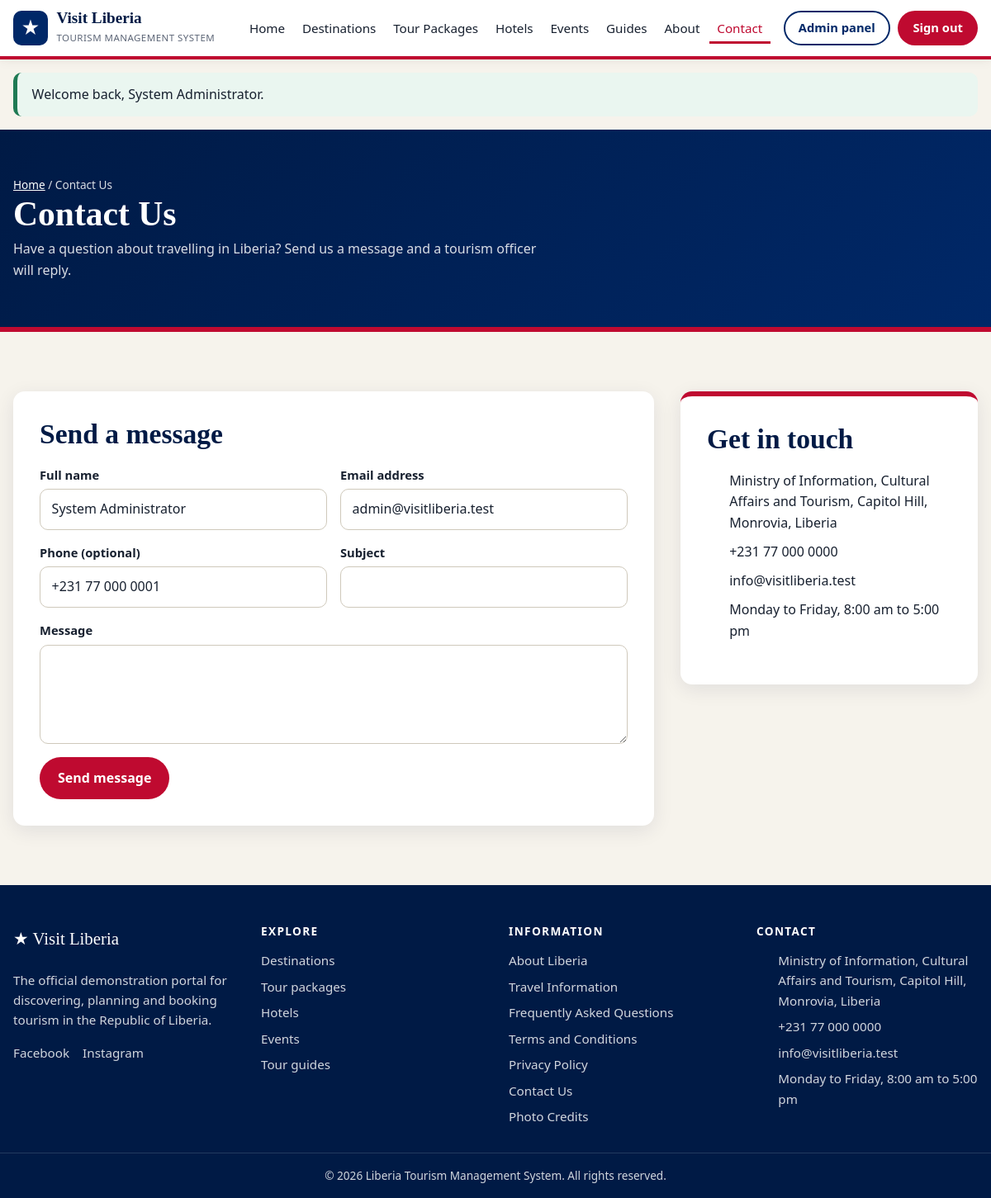
The app's page /contact.php (signed in) with its own data.
### tables this page shows
CREATE TABLE menu_links (
    id         INT UNSIGNED AUTO_INCREMENT PRIMARY KEY,
    label      VARCHAR(60) NOT NULL,
    url        VARCHAR(255) NOT NULL,
    location   ENUM('header','explore','footer') NOT NULL DEFAULT 'header',
    sort_order SMALLINT NOT NULL DEFAULT 0,
    is_active  TINYINT(1) NOT NULL DEFAULT 1
);

CREATE TABLE users (
    id            INT UNSIGNED AUTO_INCREMENT PRIMARY KEY,
    full_name     VARCHAR(120) NOT NULL,
    email         VARCHAR(150) NOT NULL UNIQUE,
    phone         VARCHAR(30)  DEFAULT NULL,
    country       VARCHAR(80)  DEFAULT NULL,
    password_hash VARCHAR(255) NOT NULL,
    role          ENUM('admin','staff','tourist') NOT NULL DEFAULT 'tourist',
    status        ENUM('active','suspended') NOT NULL DEFAULT 'active',
    created_at    DATETIME NOT NULL DEFAULT CURRENT_TIMESTAMP
);

### config/db.php (called while the page is built, shortened)
<?php
function db(): PDO
{
    static $pdo = null;
    if ($pdo === null) {
        try {
            $pdo = new PDO(
                'mysql:host=' . DB_HOST . ';dbname=' . DB_NAME . ';charset=utf8mb4',
                DB_USER,
                DB_PASS,
                [
                    PDO::ATTR_ERRMODE            => PDO::ERRMODE_EXCEPTION,
                    PDO::ATTR_DEFAULT_FETCH_MODE => PDO::FETCH_ASSOC,
                    PDO::ATTR_EMULATE_PREPARES   => false,
                ]
            );
        } catch (PDOException $ex) {
            http_response_code(500);
            exit('<h1>Database connection failed</h1><p>Start MySQL in the XAMPP Control Panel, '
               . 'then import <code>database.sql</code> in phpMyAdmin. See README.md for the steps.</p>');
        }
    }
    return $pdo;
}

### contact.php (the view, shortened to what this page needs)
<?php
require_once __DIR__ . '/includes/functions.php';
require_once __DIR__ . '/includes/cards.php';
$user   = current_user();
$data   = ['name' => $user['full_name'] ?? '', 'email' => $user['email'] ?? '', 'phone' => $user['phone'] ?? '', 'subject' => '', 'message' => ''];
include __DIR__ . '/includes/header.php';
?>
<section class="section">
    <div class="container detail">
        <form method="post" class="panel" novalidate>
            <h2>Send a message</h2>
            <div class="form-row">
                <div class="field">
                    <label for="name">Full name</label>
                    <input type="text" id="name" name="name" value="<?= e($data['name']) ?>" required>
                </div>
                <div class="field">
                    <label for="email">Email address</label>
                    <input type="email" id="email" name="email" value="<?= e($data['email']) ?>" required>
                </div>
            </div>
            <div class="form-row">
                <div class="field">
                    <label for="phone">Phone (optional)</label>
                    <input type="tel" id="phone" name="phone" value="<?= e($data['phone']) ?>">
                </div>
                <div class="field">
                    <label for="subject">Subject</label>
                    <input type="text" id="subject" name="subject" value="<?= e($data['subject']) ?>" required>
                </div>
            </div>
            <div class="field">
                <label for="message">Message</label>
                <textarea id="message" name="message" required><?= e($data['message']) ?></textarea>
            </div>
            <button class="btn btn-primary" type="submit">Send message</button>
        </form>
        <aside class="panel side-card">
            <h2>Get in touch</h2>
            <ul class="facts">
                <li><?= icon('pin') ?> <?= e(setting('contact_address')) ?></li>
                <li><?= icon('phone') ?> <?= e(setting('contact_phone')) ?></li>
                <li><?= icon('mail') ?> <?= e(setting('contact_email')) ?></li>
                <li><?= icon('clock') ?> <?= e(setting('contact_hours')) ?></li>
            </ul>
        </aside>
    </div>
</section>
<?php include __DIR__ . '/includes/footer.php'; ?>

### includes/header.php (shortened to what this page needs)
<?php
require_once __DIR__ . '/functions.php';
$user     = current_user();
$siteName = setting('site_name', 'Visit Liberia');
$navLinks = db_all("SELECT label, url FROM menu_links WHERE location = 'header' AND is_active = 1 ORDER BY sort_order, id");
$here     = $_SERVER['REQUEST_URI'] ?? '';
?>
<!DOCTYPE html>
<html lang="en">
<head>
    <link rel="stylesheet" href="<?= url('assets/css/style.css') ?>">
</head>
<body>
<header class="site-header">
    <div class="container header-inner">
        <a class="brand" href="<?= url('index.php') ?>">
            <?php if (setting('site_logo') && is_file(ROOT_PATH . '/' . setting('site_logo'))): ?>
                <img src="<?= e(url(setting('site_logo'))) ?>" alt="" class="brand-logo">
            <?php else: ?>
                <span class="brand-mark" aria-hidden="true">★</span>
            <?php endif; ?>
            <span class="brand-text">
                <strong><?= e($siteName) ?></strong>
                <small><?= e(setting('site_tagline')) ?></small>
            </span>
        </a>
        <nav id="site-nav" class="site-nav" aria-label="Main">
            <ul>
                <?php foreach ($navLinks as $link):
                    $href   = url($link['url']);
                    $active = $href === $here || ($link['url'] === 'index.php' && $here === BASE_URL); ?>
                    <li><a href="<?= e($href) ?>"<?= $active ? ' class="active" aria-current="page"' : '' ?>><?= e($link['label']) ?></a></li>
                <?php endforeach; ?>
            </ul>
            <div class="nav-actions">
                <?php if ($user): ?>
                    <a class="btn btn-ghost" href="<?= url(home_for($user)) ?>"><?= $user['role'] === 'tourist' ? 'My bookings' : 'Admin panel' ?></a>
                    <a class="btn btn-primary" href="<?= url('logout.php') ?>">Sign out</a>
                <?php else: ?>
                    <a class="btn btn-ghost" href="<?= url('login.php') ?>">Sign in</a>
                    <a class="btn btn-primary" href="<?= url('register.php') ?>">Register</a>
                <?php endif; ?>
            </div>
        </nav>
    </div>
</header>
<main id="main">
<?php foreach (flashes() as $f): ?>
    <div class="container"><div class="alert alert-<?= e($f['type']) ?>" role="status"><?= e($f['message']) ?></div></div>
<?php endforeach; ?>

### includes/footer.php (shortened to what this page needs)
<?php
$footerLinks = db_all("SELECT label, url FROM menu_links WHERE location = 'footer' AND is_active = 1 ORDER BY sort_order, id");
$exploreLinks = db_all("SELECT label, url FROM menu_links WHERE location = 'explore' AND is_active = 1 ORDER BY sort_order, id");
$socials     =['Facebook' => 'facebook_url', 'Instagram' => 'instagram_url', 'X' => 'x_url', 'YouTube' => 'youtube_url'];
?>
</main>
<footer class="site-footer">
    <div class="container footer-grid">
        <div>
            <p class="footer-brand"><span aria-hidden="true">★</span> <?= e(setting('site_name', 'Visit Liberia')) ?></p>
            <p><?= e(setting('footer_about')) ?></p>
            <p class="footer-social">
                <?php foreach ($socials as $name => $key): if (setting($key)): ?>
                    <a href="<?= e(setting($key)) ?>" target="_blank" rel="noopener"><?= $name ?></a>
                <?php endif; endforeach; ?>
            </p>
        </div>
        <div>
            <h2>Explore</h2>
            <ul>
                <?php foreach ($exploreLinks as $link): ?>
                    <li><a href="<?= e(url($link['url'])) ?>"><?= e($link['label']) ?></a></li>
                <?php endforeach; ?>
            </ul>
        </div>
        <div>
            <h2>Information</h2>
            <ul>
                <?php foreach ($footerLinks as $link): ?>
                    <li><a href="<?= e(url($link['url'])) ?>"><?= e($link['label']) ?></a></li>
                <?php endforeach; ?>
            </ul>
        </div>
        <div>
            <h2>Contact</h2>
            <ul class="footer-contact">
                <li><?= icon('pin') ?> <?= e(setting('contact_address')) ?></li>
                <li><?= icon('phone') ?> <a href="tel:<?= e(preg_replace('/[^0-9+]/', '', setting('contact_phone'))) ?>"><?= e(setting('contact_phone')) ?></a></li>
                <li><?= icon('mail') ?> <a href="mailto:<?= e(setting('contact_email')) ?>"><?= e(setting('contact_email')) ?></a></li>
                <li><?= icon('clock') ?> <?= e(setting('contact_hours')) ?></li>
            </ul>
        </div>
    </div>
    <div class="footer-bottom">
        <div class="container">&copy; <?= date('Y') ?> <?= e(setting('footer_copyright')) ?></div>
    </div>
</footer>
</body>
</html>

### records on screen
menu_links: label "Home"
menu_links: label "Destinations"
menu_links: label "Tour Packages"
menu_links: label "Hotels"
menu_links: label "Events"
menu_links: label "Guides"
menu_links: label "About"
menu_links: label "Contact"
users: name "System Administrator", email "admin@visitliberia.test", phone "+231 77 000 0001"
menu_links: label "Tour packages"
menu_links: label "Tour guides"
menu_links: label "About Liberia"
menu_links: label "Travel Information"
menu_links: label "Frequently Asked Questions"
menu_links: label "Terms and Conditions"
menu_links: label "Privacy Policy"
menu_links: label "Contact Us"
menu_links: label "Photo Credits"

### other values on screen
$siteName "Visit Liberia"
setting('site_tagline') "TOURISM MANAGEMENT SYSTEM"
$f['message'] "Welcome back, System Administrator."
$title "Contact Us"
$text "Have a question about travelling in Liberia? Send us a message and a tourism officer will reply."
setting('contact_address') "Ministry of Information, Cultural Affairs and Tourism, Capitol Hill, Monrovia, Liberia"
setting('contact_phone') "+231 77 000 0000"
setting('contact_email') "info@visitliberia.test"
setting('contact_hours') "Monday to Friday, 8:00 am to 5:00 pm"
setting('site_name', 'Visit Liberia') "Visit Liberia"
setting('footer_about') "The official demonstration portal for discovering, planning and booking tourism in the Republic of Liberia."
$name "Facebook"
$name "Instagram"
setting('footer_copyright') "Liberia Tourism Management System. All rights reserved."
